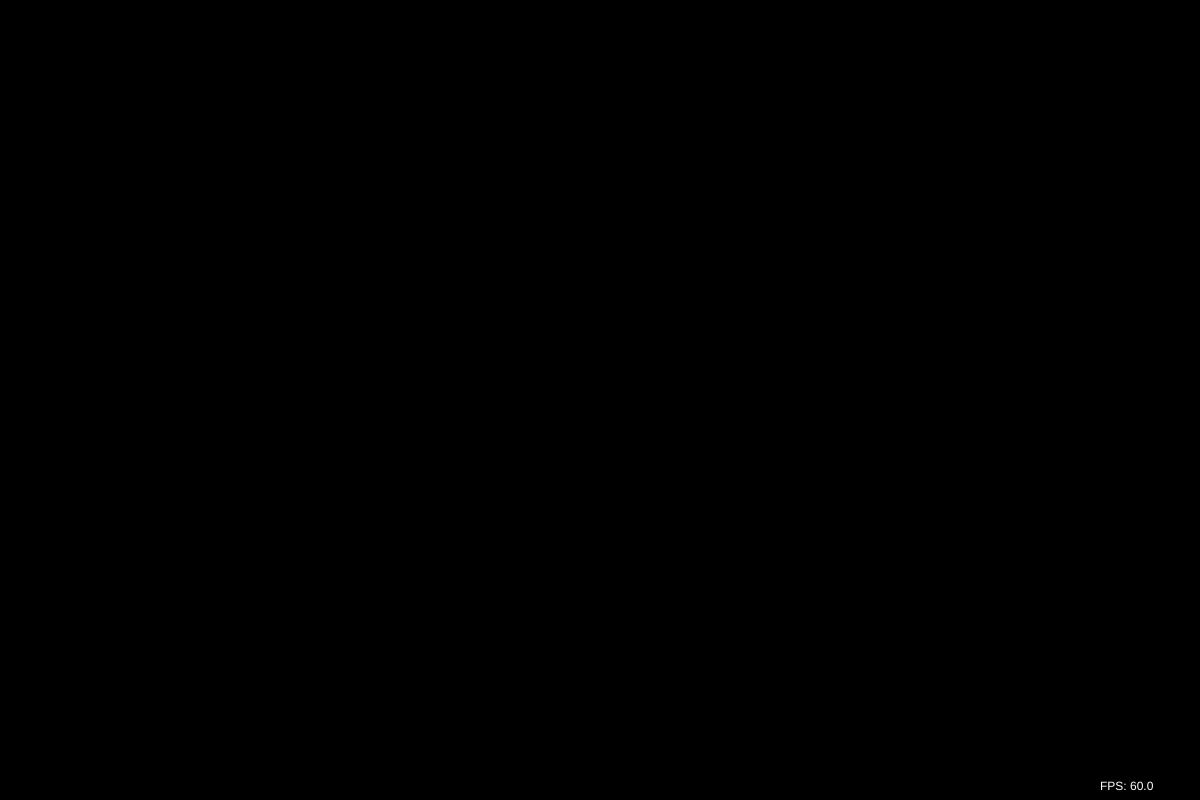
Frame 1 (no input)
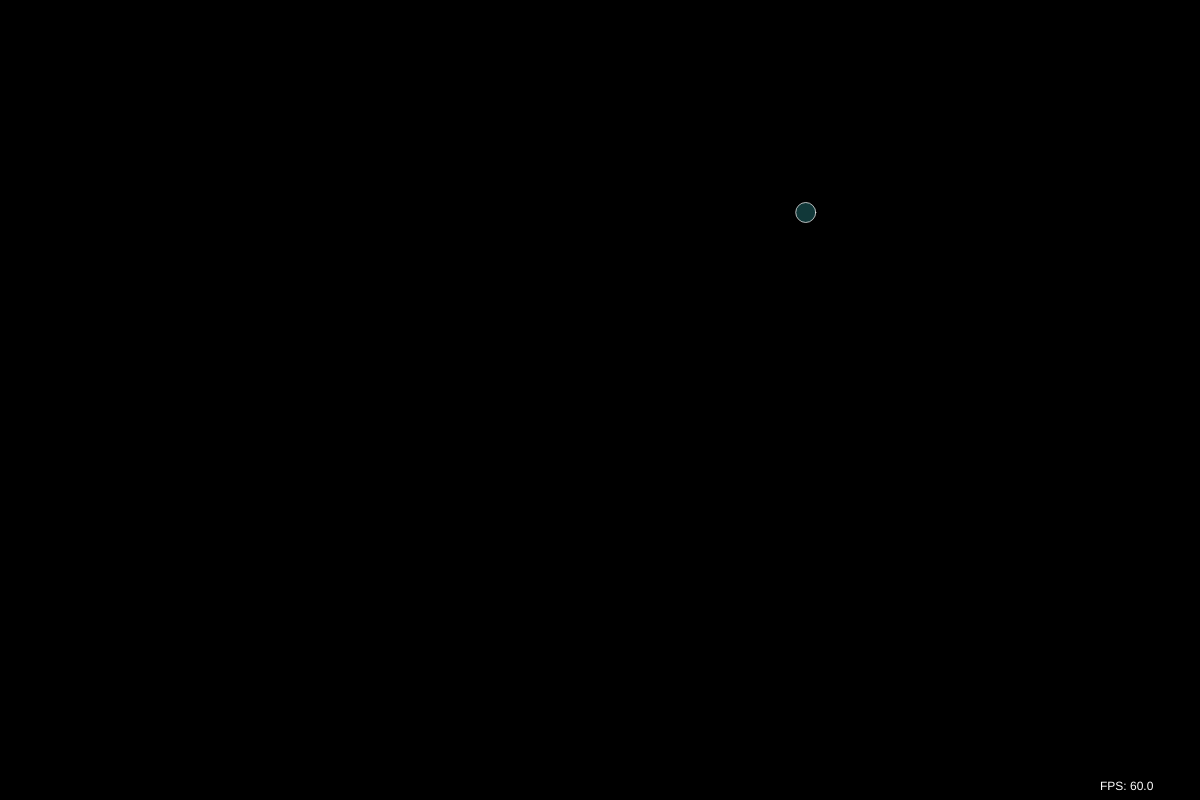
Frame 60 (no input)
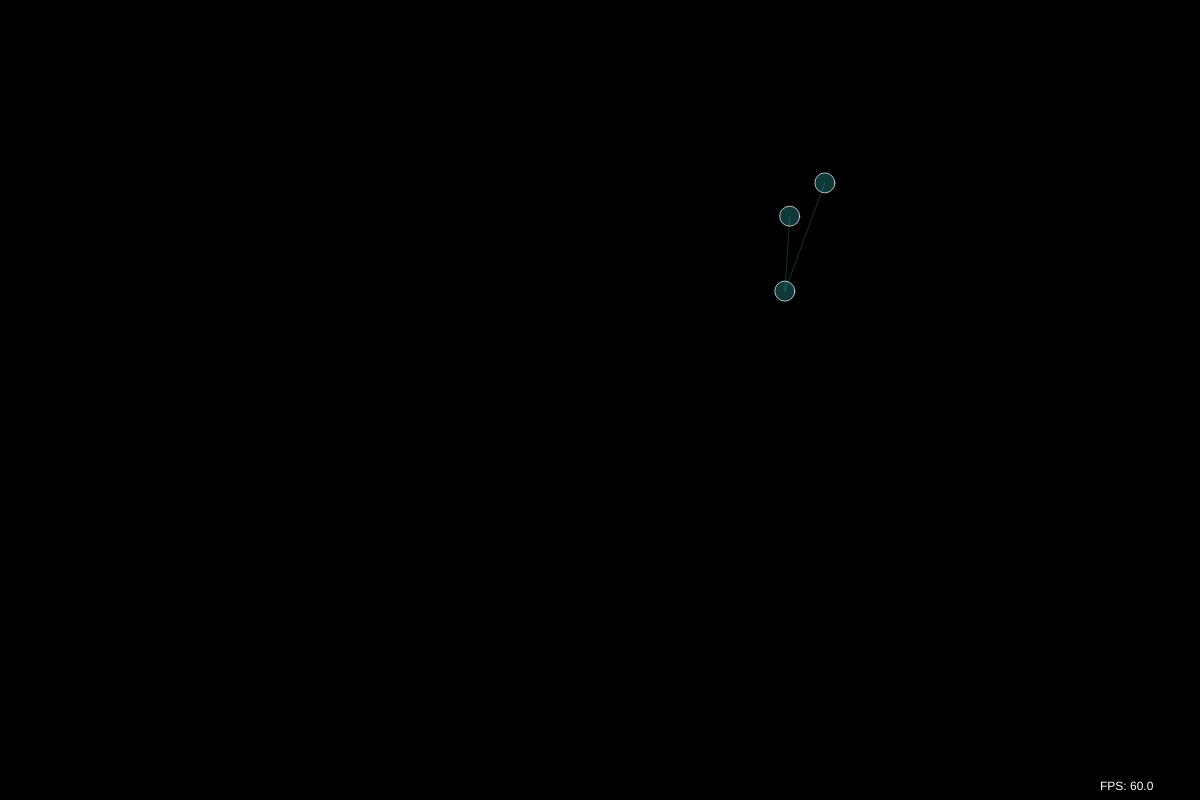
Frame 120 (the mouse pressed at the canvas centre since frame 60)

The p5.js sketch that drew these frames (run headless with seeded random() and noise() and a simulated clock; from frame 60 on, the mouse is pressed at the canvas centre):

// p5.js sketch
// ── sketch.js
/**
 * @license
 * Copyright 2019 Luis Mejia
 * 
 * Licensed under the Apache License, Version 2.0 (the "License");
 * you may not use this file except in compliance with the License.
 * You may obtain a copy of the License at
 * 
 *   http://www.apache.org/licenses/LICENSE-2.0
 * 
 * Unless required by applicable law or agreed to in writing, software
 * distributed under the License is distributed on an "AS IS" BASIS,
 * WITHOUT WARRANTIES OR CONDITIONS OF ANY KIND, either express or implied.
 * See the License for the specific language governing permissions and
 * limitations under the License.
 */

/**
 * @fileoverview Bootstrap code.
 * 
 * @author Luis Mejia <lmejia@gmail.com>
 * 
 * @requires EXTERNAL:@link{https://p5js.org p5.js}
 * @requires app.js
 */
 'use strict';

const app = new App();

function setup() {
    createCanvas(1200, 800);
    app.onSetup();
}

function draw() {
    app.onUpdate();
    app.onDraw();
    p5ext.showFps();
}

// ── app.js
/**
 * @license
 * Copyright 2019 Luis Mejia
 * 
 * Licensed under the Apache License, Version 2.0 (the "License");
 * you may not use this file except in compliance with the License.
 * You may obtain a copy of the License at
 * 
 *   http://www.apache.org/licenses/LICENSE-2.0
 * 
 * Unless required by applicable law or agreed to in writing, software
 * distributed under the License is distributed on an "AS IS" BASIS,
 * WITHOUT WARRANTIES OR CONDITIONS OF ANY KIND, either express or implied.
 * See the License for the specific language governing permissions and
 * limitations under the License.
 */

 /**
 * @fileoverview Experiment with untangling a node network.
 * 
 * @author Luis Mejia <lmejia@gmail.com>
 * 
 * @requires EXTERNAL:@link{https://p5js.org p5.js}
 * @requires p5-ext.js
 * @requires network-node.js
 */
'use strict';

class App {

    constructor() {
        this.maxNodes = 90;
        this.spawnInterval = 1000 / 2; // 0.5 secs.
        this.lastNodeTime = 0;
        this.nodes = [];
        this.connectionPairs = [];
        this.fence = []; // So nodes don't steer away from the screen.
    }

    onSetup() {
        this.lastNodeTime = millis();
        this.fence = [
            createVector(40, 40),
            createVector(width - 40, 40),
            createVector(width - 40, height - 40),
            createVector(40, height - 40)
        ];
    }

    addNode() {
        let node;
        if ((this.nodes.length < 1) || (random() < 0.1)) {
            const position = this.randomPosition();
            node = new Node(position);
        } else {
            const r = Math.floor(Math.random() * this.nodes.length);
            const other = this.nodes[r];
            const position = this.positionVariation(other.position);
            // let position = this.randomPosition();
            node = new Node(position);
            node.connect(other);
        }
        this.nodes.push(node);
        this.calculateConnectionPairsFromNodes();
    }

    randomPosition() {
        return createVector(random(width * 0.1, width * 0.9), random(height * 0.1, height * 0.9));
    }

    positionVariation(vector) {
        return p5.Vector.add(vector, createVector(random(2) - 1, random(2) - 1));
    }

    calculateConnectionPairsFromNodes() {
        this.connectionPairs = [];
        const known = [];
        this.nodes.forEach(node => {
            node.connections.forEach(connection => {
                if (!known.includes(connection)) {
                    this.connectionPairs.push([node, connection]);
                }
            });
            known.push(node);
        });
    }

    onUpdate() {
        // Create new nodes.
        const now = millis();
        if ((this.nodes.length < this.maxNodes) && ((now - this.lastNodeTime) >= this.spawnInterval)) {
            this.lastNodeTime = now;
            this.addNode();
        }
        // Gather tangled children.
        function children(node, parent) {
            let childNodes = [];
            node.connections.forEach(connection => {
                if (connection != parent) {
                    childNodes.push(connection);
                    childNodes = childNodes.concat(children(connection, node));
                }
            });
            return childNodes;
        }
        const untanglePair = this.untangle();
        let movers;
        if (untanglePair != null) {
            movers = children(untanglePair.mover, untanglePair.target);
            movers.push(untanglePair.mover);
        }
        // Update nodes.
        this.nodes.forEach(node => {
            if ((untanglePair != null) && (node == untanglePair.target)) {
                return;
            }
            const vectors = [ node.contain(this.fence) ];
            if ((untanglePair != null) && movers.includes(node)) {
                vectors.push(node.seek(untanglePair.target.position));
            } else {
                vectors.push(node.crowd());
                vectors.push(node.separate(this.nodes));
            }
            const sum = createVector(0, 0);
            let count = 0;
            vectors.forEach(v => {
                if (v.mag() > 0) {
                    sum.add(v);
                    ++count;
                }
            });
            if (count > 0) {
                sum.div(count);
                node.steer(sum);
            }
            node.update();
        });
    }

    untangle() {
        for (let i = 0; i < (this.connectionPairs.length - 1); ++i) {
            const pair1 = this.connectionPairs[i];
            const p1 = pair1[0].position;
            const p2 = pair1[1].position;
            for (let j = i + 1; j < this.connectionPairs.length; ++j) {
                const pair2 = this.connectionPairs[j];
                if ((pair1[0] == pair2[0]) || (pair1[0] == pair2[1]) ||
                    (pair1[1] == pair2[0]) || (pair1[1] == pair2[1])) {
                    continue;
                }
                const q1 = pair2[0].position;
                const q2 = pair2[1].position;
                if (p5ext.linesIntersect(p1, p2, q1, q2)) {
                    const pair1LargestId = Math.max(pair1[0].id, pair1[1].id);
                    const pair2LargestId = Math.max(pair2[0].id, pair2[1].id);
                    const pairToUntangle = pair1LargestId > pair2LargestId ? pair1 : pair2;
                    const mover = pairToUntangle[0].id > pairToUntangle[1].id ? pairToUntangle[0] : pairToUntangle[1];
                    const target = pairToUntangle[0].id < pairToUntangle[1].id ? pairToUntangle[0] : pairToUntangle[1];
                    return {
                        mover: mover,
                        target: target
                    };
                }
            }
        }
        return null;
    }

    onDraw() {
        background(0);
        // Draw lines.
        push();
        stroke('#45dfe3c0');
        strokeWeight(0.3);
        this.connectionPairs.forEach(pair => {
            const p1 = pair[0].position;
            const p2 = pair[1].position;
            line(p1.x, p1.y, p2.x, p2.y);
        });
        pop();
        // Draw nodes.
        this.nodes.forEach(node => node.draw(0));
    }
}

// ── autonomous-agent.js
/**
 * @license
 * Copyright 2019 Luis Mejia
 * 
 * Licensed under the Apache License, Version 2.0 (the "License");
 * you may not use this file except in compliance with the License.
 * You may obtain a copy of the License at
 * 
 *   http://www.apache.org/licenses/LICENSE-2.0
 * 
 * Unless required by applicable law or agreed to in writing, software
 * distributed under the License is distributed on an "AS IS" BASIS,
 * WITHOUT WARRANTIES OR CONDITIONS OF ANY KIND, either express or implied.
 * See the License for the specific language governing permissions and
 * limitations under the License.
 */

 /**
 * @fileoverview Autonomous agent that implements steering behaviors.
 * 
 * @author Luis Mejia <lmejia@gmail.com>
 * 
 * @requires EXTERNAL:@link{https://p5js.org p5.js}
 */
'use strict';

class AutonomousAgent {

    constructor(position) {
        this.position = position;
        this.speed = createVector(0, 0);
        this.acceleration = createVector(0, 0);
        this.decelarationRate = 0.1;

        this.maxSpeed = 3;
        this.maxForce = 0.1;
        this.arriveDistance = 100;
        this.rejectDistance = 60;
        this.stalkDistance = {
            min: 40,
            max: 100
        };
    }

    update() {
        if (this.acceleration.mag() > 0) {
            // Accelerate.
            this.speed.add(this.acceleration);
            this.speed.limit(this.maxSpeed);
            this.acceleration.mult(0);
        } else {
            // Decelerate.
            const speedMag = this.speed.mag() - this.decelarationRate;
            this.speed.setMag(speedMag > 0 ? speedMag : 0);
        }
        this.position.add(this.speed);
    }

    applyForce(force) {
        this.acceleration.add(force);
    }

    steer(vector) {
        const steer = p5.Vector.sub(vector, this.speed);
        steer.limit(this.maxForce);
        this.applyForce(steer);
    }

    seek(target) {
        const desired = p5.Vector.sub(target, this.position);
        desired.setMag(this.maxSpeed);
        return desired;
    }

    flee(target) {
        const desired = p5.Vector.sub(this.position, target);
        desired.setMag(this.maxSpeed);
        return desired;
    }

    arrive(target, arriveDistance = this.arriveDistance) {
        const desired = p5.Vector.sub(target, this.position);
        const desiredMag = desired.mag();
        if (desiredMag < arriveDistance) {
            const mag = map(desiredMag, 0, arriveDistance, 0, this.maxSpeed);
            desired.setMag(mag);
        } else {
            desired.setMag(this.maxSpeed);
        }
        return desired;
    }

    reject(target, rejectDistance = this.rejectDistance) {
        const desired = p5.Vector.sub(this.position, target);
        const desiredMag = desired.mag();
        if (desiredMag >= rejectDistance) {
            return createVector(0, 0);
        }
        desired.setMag(this.maxSpeed);
        return desired;
    }

    stalk(target, stalkDistance = this.stalkDistance) {
        const desired = p5.Vector.sub(target, this.position);
        const desiredMag = desired.mag();
        if ((desiredMag >= stalkDistance.min) && (desiredMag <= stalkDistance.max)) {
            return createVector(0, 0);
        }
        if (desiredMag < stalkDistance.min) {
            desired.mult(-1);
        }
        desired.setMag(this.maxSpeed);
        return desired;
    }

    groupBehavior(agents, behavior, behaviorParam = undefined) {
        const sum = createVector(0, 0);
        let count = 0;
        agents.forEach(agent => {
            if (agent == this) {
                return;
            }
            const vector = behavior.call(this, agent.position, behaviorParam);
            if (vector.mag() > 0) {
                sum.add(vector);
                ++count;
            }
        });
        if (count > 0) {
            sum.div(count);
            sum.limit(this.maxSpeed);
        }
        return sum;
    }

    contain(polygon) {
        // Convex polygons only!
        if ((polygon.length < 3) || p5ext.isPointInsidePolygon(this.position, polygon)) {
            return createVector(0, 0);
        }
        let centroid = createVector(0, 0);
        polygon.forEach(vertex => {
            centroid.add(vertex);
        });
        centroid.div(polygon.length);
        return this.seek(centroid);
    }
}

// ── network-node.js
/**
 * @license
 * Copyright 2019 Luis Mejia
 * 
 * Licensed under the Apache License, Version 2.0 (the "License");
 * you may not use this file except in compliance with the License.
 * You may obtain a copy of the License at
 * 
 *   http://www.apache.org/licenses/LICENSE-2.0
 * 
 * Unless required by applicable law or agreed to in writing, software
 * distributed under the License is distributed on an "AS IS" BASIS,
 * WITHOUT WARRANTIES OR CONDITIONS OF ANY KIND, either express or implied.
 * See the License for the specific language governing permissions and
 * limitations under the License.
 */

 /**
 * @fileoverview Networked node that knows about other nodes and connections between them.
 * 
 * @author Luis Mejia <lmejia@gmail.com>
 * 
 * @requires autonomous-agent.js
 */
'use strict';

let _nodeIdCounter = 0;
function generateNodeId() {
    ++_nodeIdCounter;
    return _nodeIdCounter;
}

class Node extends AutonomousAgent {

    constructor(position) {
        super(position);
        this.id = generateNodeId();
        this.connections = [];
    }

    connect(node) {
        if (node == null) {
            return;
        }
        this.connections.push(node);
        node.connections.push(this);
    }

    disconnect(node) {
        if (node == null) {
            return;
        }
        node.removeConnection(this);
        this.removeConnection(node);
    }

    removeConnection(node) {
        if (node == null) {
            return;
        }
        for (let i = 0; i < this.connections.length; ++i) {
            if (this.connections[i] == node) {
                this.connections.splice(i, 1);
                return;
            }
        }
    }

    crowd() {
        return this.groupBehavior(this.connections, this.stalk);
    }

    separate(nodes) {
        const nonConnectedNodes = nodes.filter(node => !this.connections.includes(node));
        const nonConnectedVector = this.groupBehavior(nonConnectedNodes, this.reject);
        const connectedVector = this.groupBehavior(this.connections, this.reject, this.stalkDistance.min);
        const totalNodes = nonConnectedNodes.length + this.connections.length;
        nonConnectedVector.mult(nonConnectedNodes.length / totalNodes);
        connectedVector.mult(this.connections.length / totalNodes);
        return p5.Vector.add(nonConnectedVector, connectedVector);
    }

    draw() {
        push();
        fill('#45dfe340');
        stroke('#f0f0f0ff');
        strokeWeight(0.75);
        ellipse(this.position.x, this.position.y, 20, 20);
        pop();
    }
}

// ── p5-ext.js
/**
 * @license
 * Copyright 2019 Luis Mejia
 * 
 * Licensed under the Apache License, Version 2.0 (the "License");
 * you may not use this file except in compliance with the License.
 * You may obtain a copy of the License at
 * 
 *   http://www.apache.org/licenses/LICENSE-2.0
 * 
 * Unless required by applicable law or agreed to in writing, software
 * distributed under the License is distributed on an "AS IS" BASIS,
 * WITHOUT WARRANTIES OR CONDITIONS OF ANY KIND, either express or implied.
 * See the License for the specific language governing permissions and
 * limitations under the License.
 */

/**
 * @fileoverview Utility functions that extend p5.js.
 * 
 * @author Luis Mejia <lmejia@gmail.com>
 * 
 * @requires EXTERNAL:@link{https://p5js.org p5.js}
 */
'use strict';

const p5ext = {};
(function () {

    const this_ = this;

    /**
     * Shows the FPS on the bottom right corner of the viewport.
     * @param {color} [color = 255] Text color.
     */
    this.showFps = function (color = 255) {
        push();
        let fps = frameRate();
        fill(color);
        stroke(0);
        text("FPS: " + fps.toFixed(1), width - 100, height - 10);
        pop();
    }

    /**
     * Determines if two lines intersect (or are colinear).
     * @param {p5.Vector} p1 Line 1 point 1.
     * @param {p5.Vector} p2 Line 1 point 2.
     * @param {p5.Vector} q1 Line 2 point 1.
     * @param {p5.Vector} q2 Line 2 point 2.
     * 
     * @returns {boolean} True if the lines intersect.
     */
    this.linesIntersect = function (p1, p2, q1, q2) {
        function orientation(a, b, c) {
            let v = ((b.y - a.y) * (c.x - b.x)) - ((b.x - a.x) * (c.y - b.y));
            if (v > 0) {
                return 1;
            }
            if (v < 0) {
                return -1;
            }
            return 0;
        }
        function isOnSegment(p, p1, p2) {
            return (p.x <= Math.max(p1.x, p2.x)) && (p.x >= Math.min(p1.x, p2.x)) &&
                (p.y <= Math.max(p1.y, p2.y)) && (p.y >= Math.min(p1.y, p2.y));
        }
        let dir1 = orientation(p1, p2, q1);
        let dir2 = orientation(p1, p2, q2);
        let dir3 = orientation(q1, q2, p1);
        let dir4 = orientation(q1, q2, p2);
        if ((dir1 != dir2) && (dir3 != dir4)) {
            return true;
        }
        if ((dir1 == 0) && isOnSegment(q1, p1, p2)) {
            return true;
        }
        if ((dir2 == 0) && isOnSegment(q2, p1, p2)) {
            return true;
        }
        if ((dir3 == 0) && isOnSegment(p1, q1, q2)) {
            return true;
        }
        if ((dir4 == 0) && isOnSegment(p2, q1, q2)) {
            return true;
        }
        return false;
    }

    /**
     * Determines if a point is within a convex polygon.
     * @param {p5.Vector} point A point.
     * @param {p5.Vector[]} polygon A list of vertices.
     * 
     * @returns True if the point is inside the polygon.
     */
    this.isPointInsidePolygon = function (point, polygon) {
        const extreme = createVector(1000000, point.y);
        let count = 0;
        let i = 0;
        do {
            const next = (i + 1) % polygon.length;
            if (this_.linesIntersect(polygon[i], polygon[next], point, extreme)) {
                ++count;
            }
            i = next;
        } while (i > 0);
        return (count % 2) == 1;
    }
}).call(p5ext);
